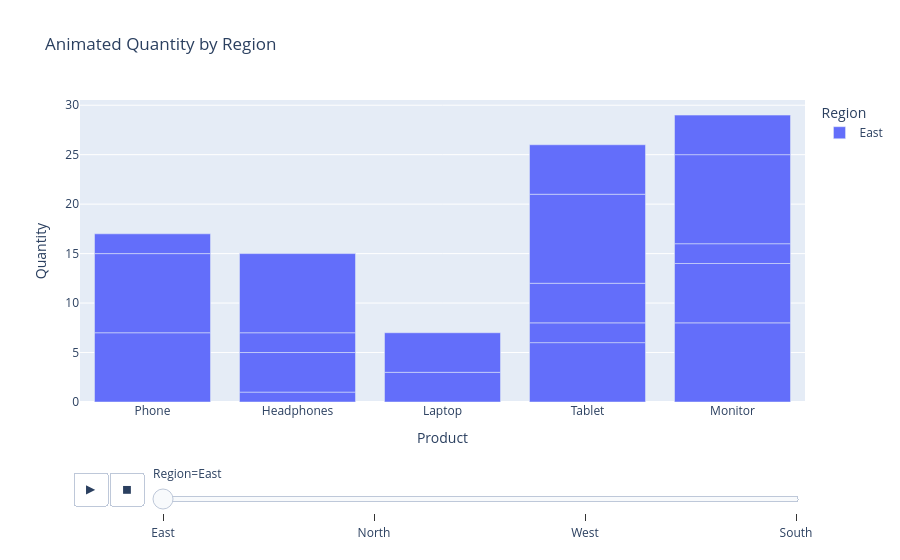

The notebook cell saved with this chart:
### Code cell
fig = px.bar(
    df,
    x="Product",
    y="Quantity",
    color="Region",
    animation_frame="Region",   # creates animation
    title="Animated Quantity by Region"
)

fig.show()

### Figure 1 — Plotly figure (JSON) as saved in the notebook; plotly's stock layout.template omitted (floating-point values rounded to 4 significant figures)
{"data": [{"hovertemplate": "Region=East<br>Product=%{x}<br>Quantity=%{y}<extra></extra>", "legendgroup": "East", "marker": {"color": "#636efa", "pattern": {"shape": ""}}, "name": "East", "orientation": "v", "showlegend": true, "textposition": "auto", "type": "bar", "x": ["Phone", "Headphones", "Phone", "Headphones", "Laptop", "Tablet", "Tablet", "Tablet", "Monitor", "Phone", "Monitor", "Monitor", "Monitor", "Headphones", "Headphones", "Tablet", "Laptop", "Monitor", "Tablet"], "xaxis": "x", "y": [7, 1, 8, 4, 3, 6, 2, 4, 8, 2, 6, 2, 9, 2, 8, 9, 4, 4, 5], "yaxis": "y"}], "layout": {"barmode": "relative", "legend": {"title": {"text": "Region"}, "tracegroupgap": 0}, "sliders": [{"active": 0, "currentvalue": {"prefix": "Region="}, "len": 0.9, "pad": {"b": 10, "t": 60}, "steps": [{"args": [["East"], {"frame": {"duration": 0, "redraw": true}, "fromcurrent": true, "mode": "immediate", "transition": {"duration": 0, "easing": "linear"}}], "label": "East", "method": "animate"}, {"args": [["North"], {"frame": {"duration": 0, "redraw": true}, "fromcurrent": true, "mode": "immediate", "transition": {"duration": 0, "easing": "linear"}}], "label": "North", "method": "animate"}, {"args": [["West"], {"frame": {"duration": 0, "redraw": true}, "fromcurrent": true, "mode": "immediate", "transition": {"duration": 0, "easing": "linear"}}], "label": "West", "method": "animate"}, {"args": [["South"], {"frame": {"duration": 0, "redraw": true}, "fromcurrent": true, "mode": "immediate", "transition": {"duration": 0, "easing": "linear"}}], "label": "South", "method": "animate"}], "x": 0.1, "xanchor": "left", "y": 0, "yanchor": "top"}], "title": {"text": "Animated Quantity by Region"}, "updatemenus": [{"buttons": [{"args": [null, {"frame": {"duration": 500, "redraw": true}, "fromcurrent": true, "mode": "immediate", "transition": {"duration": 500, "easing": "linear"}}], "label": "&#9654;", "method": "animate"}, {"args": [[null], {"frame": {"duration": 0, "redraw": true}, "fromcurrent": true, "mode": "immediate", "transition": {"duration": 0, "easing": "linear"}}], "label": "&#9724;", "method": "animate"}], "direction": "left", "pad": {"r": 10, "t": 70}, "showactive": false, "type": "buttons", "x": 0.1, "xanchor": "right", "y": 0, "yanchor": "top"}], "xaxis": {"anchor": "y", "domain": [0, 1], "title": {"text": "Product"}}, "yaxis": {"anchor": "x", "domain": [0, 1], "title": {"text": "Quantity"}}}}
